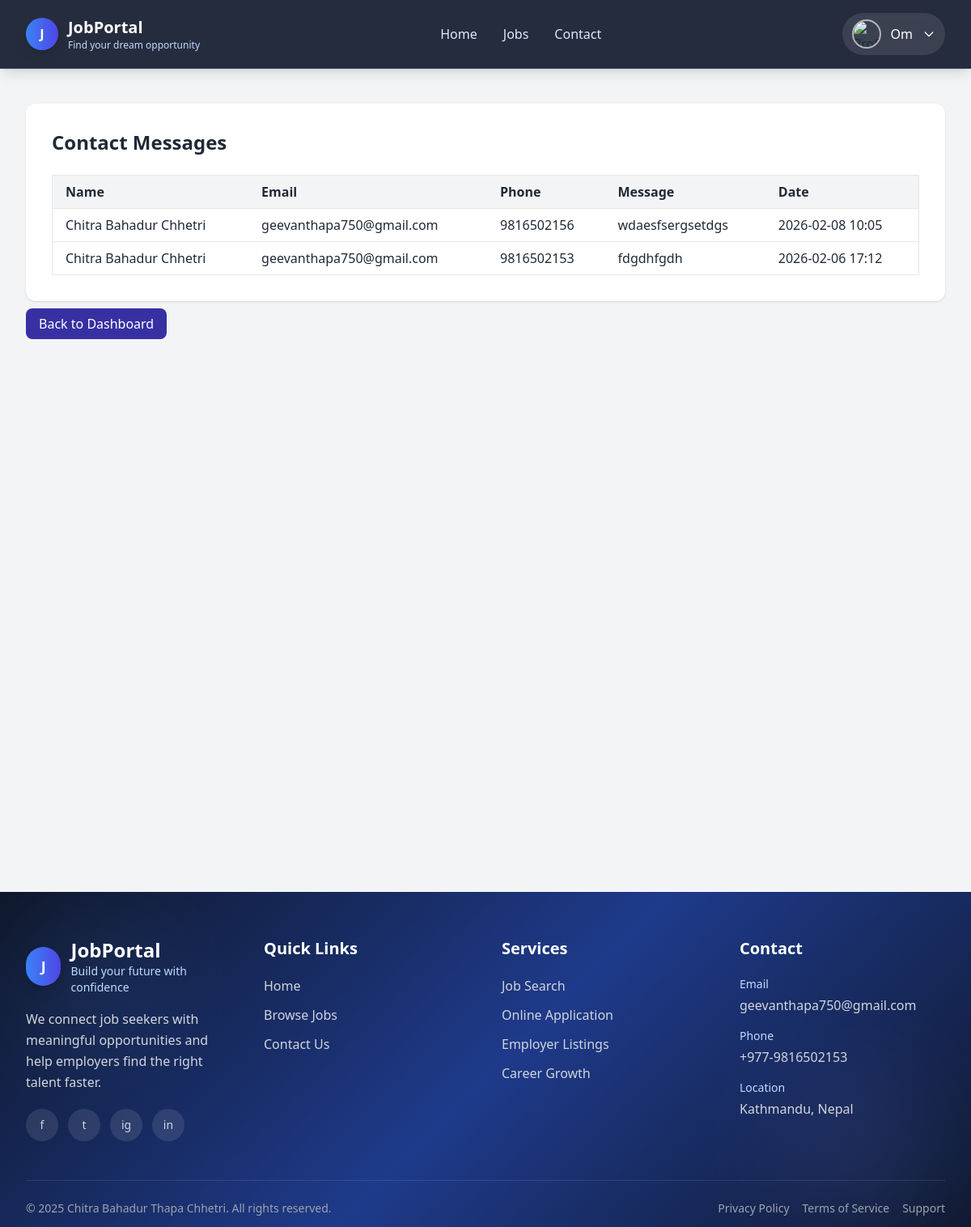
Page /dashboard/admin/messages/ (signed in) on the committed database.
### jobs/models.py (models this page shows, shortened)
class ContactMessage(models.Model):
    name = models.CharField(max_length=100)
    email = models.EmailField()
    phone = models.CharField(max_length=20, blank=True)
    message = models.TextField()
    created_at = models.DateTimeField(auto_now_add=True)

### jobs/views.py (the view)
# urls.py: path("dashboard/admin/messages/", views.messages_list, name="admin_messages"),
@staff_member_required
def messages_list(request):
    messages_obj = ContactMessage.objects.all().order_by("-created_at")
    return render(request, "jobs/admin/message.html", {"messages": messages_obj})

### jobs/context_processors.py (called while the page is built)
def user_profile(request):
    if request.user.is_authenticated:
        profile, _ = Profile.objects.get_or_create(user=request.user)
        return {'profile': profile}
    return {}

### jobs/templates/jobs/admin/message.html (shortened to what this page needs)
{% extends "jobs/base.html" %}
{% block content %}
<div class="max-w-6xl mx-auto mt-10 bg-white p-8 rounded-xl shadow">
    <h1 class="text-2xl font-bold mb-6">Contact Messages</h1>
    {% if messages %}
    <div class="overflow-x-auto">
        <table class="min-w-full border border-gray-200">
            <thead class="bg-gray-100">
                <tr>
                    <th class="px-4 py-2 text-left">Name</th>
                    <th class="px-4 py-2 text-left">Email</th>
                    <th class="px-4 py-2 text-left">Phone</th>
                    <th class="px-4 py-2 text-left">Message</th>
                    <th class="px-4 py-2 text-left">Date</th>
                </tr>
            </thead>
            <tbody>
                {% for msg in messages %}
                <tr class="border-t">
                    <td class="px-4 py-2">{{ msg.name }}</td>
                    <td class="px-4 py-2">{{ msg.email }}</td>
                    <td class="px-4 py-2">{{ msg.phone|default:"-" }}</td>
                    <td class="px-4 py-2">{{ msg.message }}</td>
                    <td class="px-4 py-2">{{ msg.created_at|date:"Y-m-d H:i" }}</td>
                </tr>
                {% endfor %}
            </tbody>
        </table>
    </div>
    {% else %}
        <p class="text-gray-500">No messages found.</p>
    {% endif %}
</div>
<div class="mt-4">
    <a href="{% url 'admin_dashboard' %}" class="px-4 py-2 bg-indigo-800 text-white rounded-lg hover:bg-indigo-700">
                    Back to Dashboard
                </a>
                </div>
{% endblock %}

### jobs/templates/jobs/base.html (shortened to what this page needs)
<!doctype html>
<html lang="en">
  <head>
    <script src="https://cdn.tailwindcss.com"></script>
  </head>
  <body class="bg-gray-100 text-gray-800">
    <nav
      x-data="{ isOpen: false, profileOpen: false }"
      class="fixed top-0 left-0 w-full z-50 border-b border-blue-400/20 nav-glass shadow-lg"
    >
      <div class="max-w-7xl mx-auto px-4 sm:px-6 lg:px-8">
        <div class="flex items-center justify-between py-4">
          <a href="{% url 'home' %}" class="flex items-center gap-3">
            <div class="w-10 h-10 rounded-full bg-gradient-to-r from-blue-500 to-indigo-600 flex items-center justify-center text-white font-bold shadow-lg">
              J
            </div>
            <div>
              <h1 class="text-lg sm:text-xl font-bold text-white leading-tight">JobPortal</h1>
              <p class="text-xs text-blue-200 hidden sm:block">Find your dream opportunity</p>
            </div>
          </a>
          <div class="hidden md:flex items-center space-x-8">
            <a href="{% url 'home' %}" class="text-blue-100 hover:text-white font-medium transition">Home</a>
            <a href="{% url 'job_list' %}" class="text-blue-100 hover:text-white font-medium transition">Jobs</a>
            <a href="{% url 'contact' %}" class="text-blue-100 hover:text-white font-medium transition">Contact</a>
          </div>
          <div class="flex items-center gap-3 sm:gap-4">
            {% if user.is_authenticated %}
            <div class="relative">
              <button
                @click="profileOpen = !profileOpen"
                class="flex items-center gap-2 sm:gap-3 focus:outline-none bg-white/10 hover:bg-white/20 px-2 sm:px-3 py-2 rounded-full transition"
              >
                <img
                  src="{% if profile and profile.photo %}{{ profile.photo.url }}{% else %}https://ui-avatars.com/api/?name={{ user.get_full_name|default:user.username }}{% endif %}"
                  class="w-9 h-9 rounded-full object-cover border-2 border-white/60"
                  alt="Profile"
                />
                <span class="hidden sm:inline text-white font-medium max-w-[120px] truncate">
                  {{ user.first_name|default:user.username }}
                </span>
                <svg class="w-4 h-4 text-white hidden sm:block" fill="none" stroke="currentColor" viewBox="0 0 24 24">
                  <path stroke-linecap="round" stroke-linejoin="round" stroke-width="2" d="M19 9l-7 7-7-7"></path>
                </svg>
              </button>
            </div>
            {% endif %}
          </div>
        </div>
      </div>
    </nav>
    <main class="max-w-7xl mx-auto mt-28 sm:mt-32 px-4 sm:px-6 lg:px-8 min-h-[60vh]">
      {% block content %}{% endblock %}
    </main>
    <footer class="footer-gradient text-gray-300 mt-16 relative overflow-hidden">
      <div class="absolute inset-0 opacity-10">
        <div class="absolute top-10 left-10 w-40 h-40 bg-blue-400 rounded-full blur-3xl"></div>
        <div class="absolute bottom-10 right-10 w-52 h-52 bg-indigo-400 rounded-full blur-3xl"></div>
      </div>
      <div class="relative max-w-7xl mx-auto px-4 sm:px-6 lg:px-8 py-14">
        <div class="grid grid-cols-1 sm:grid-cols-2 lg:grid-cols-4 gap-10">
          <div class="sm:col-span-2 lg:col-span-1">
            <div class="flex items-center gap-3 mb-4">
              <div class="w-12 h-12 rounded-full bg-gradient-to-r from-blue-500 to-indigo-600 flex items-center justify-center text-white font-bold text-lg shadow-lg">
                J
              </div>
              <div>
                <h2 class="text-2xl font-bold text-white">JobPortal</h2>
                <p class="text-sm text-blue-200">Build your future with confidence</p>
              </div>
            </div>
            <p class="text-gray-300 leading-relaxed mb-5">
              We connect job seekers with meaningful opportunities and help employers find the right talent faster.
            </p>
            <div class="flex items-center gap-3">
              <a href="#" class="social-icon w-10 h-10 rounded-full bg-white/10 hover:bg-blue-600 flex items-center justify-center">
                <span class="text-sm">f</span>
              </a>
              <a href="#" class="social-icon w-10 h-10 rounded-full bg-white/10 hover:bg-sky-500 flex items-center justify-center">
                <span class="text-sm">t</span>
              </a>
              <a href="#" class="social-icon w-10 h-10 rounded-full bg-white/10 hover:bg-pink-600 flex items-center justify-center">
                <span class="text-sm">ig</span>
              </a>
              <a href="#" class="social-icon w-10 h-10 rounded-full bg-white/10 hover:bg-blue-700 flex items-center justify-center">
                <span class="text-sm">in</span>
              </a>
            </div>
          </div>
          <div>
            <h3 class="text-xl font-semibold text-white mb-5">Quick Links</h3>
            <ul class="space-y-3">
              <li><a href="{% url 'home' %}" class="footer-link text-gray-300 hover:text-white inline-block">Home</a></li>
              <li><a href="{% url 'job_list' %}" class="footer-link text-gray-300 hover:text-white inline-block">Browse Jobs</a></li>
              <li><a href="{% url 'contact' %}" class="footer-link text-gray-300 hover:text-white inline-block">Contact Us</a></li>
            </ul>
          </div>
          <div>
            <h3 class="text-xl font-semibold text-white mb-5">Services</h3>
            <ul class="space-y-3">
              <li class="text-gray-300">Job Search</li>
              <li class="text-gray-300">Online Application</li>
              <li class="text-gray-300">Employer Listings</li>
              <li class="text-gray-300">Career Growth</li>
            </ul>
          </div>
          <div>
            <h3 class="text-xl font-semibold text-white mb-5">Contact</h3>
            <div class="space-y-4">
              <div>
                <p class="text-sm text-blue-200 mb-1">Email</p>
                <p class="text-gray-300 break-all">geevanthapa750@gmail.com</p>
              </div>
              <div>
                <p class="text-sm text-blue-200 mb-1">Phone</p>
                <p class="text-gray-300">+977-9816502153</p>
              </div>
              <div>
                <p class="text-sm text-blue-200 mb-1">Location</p>
                <p class="text-gray-300">Kathmandu, Nepal</p>
              </div>
            </div>
          </div>
        </div>
        <div class="border-t border-white/10 mt-12 pt-6 flex flex-col md:flex-row items-center justify-between gap-4 text-sm text-gray-400">
          <p class="text-center md:text-left">
            &copy; 2025 Chitra Bahadur Thapa Chhetri. All rights reserved.
          </p>
          <div class="flex flex-wrap justify-center gap-4">
            <a href="#" class="hover:text-white transition">Privacy Policy</a>
            <a href="#" class="hover:text-white transition">Terms of Service</a>
            <a href="#" class="hover:text-white transition">Support</a>
          </div>
        </div>
      </div>
    </footer>
  </body>
</html>

### jobs/templates/jobs/base.html (style rules this page uses)
html { scroll-behavior: smooth; }
body { min-height: 100vh; }
.footer-gradient { background: linear-gradient(135deg, #0f172a 0%, #1e3a8a 50%, #0f172a 100%); }
.nav-glass { background: rgba(15, 23, 42, 0.9); backdrop-filter: blur(14px); }
.footer-link { transition: all 0.3s ease; }
.social-icon { transition: all 0.3s ease; }

### rows in the picture
ContactMessage: name "Chitra Bahadur Chhetri", email "geevanthapa750@gmail.com", phone "9816502156", message "wdaesfsergsetdgs", created_at "2026-02-08 10:05"
ContactMessage: name "Chitra Bahadur Chhetri", email "geevanthapa750@gmail.com", phone "9816502153", message "fdgdhfgdh", created_at "2026-02-06 17:12"

### other values in the picture
{{ user.first_name|default:user.username }} "Om"
